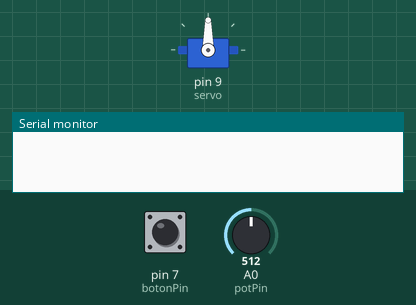
This sketch was run on a simulated Arduino Uno, built with avr-gcc and run on an emulated ATmega328P. Shown: servo, the last lines printed to the serial monitor. The test bench sets the inputs (shaded band); at power-on: pin 7 (botonPin) HIGH, A0 (potPin) = 512.

Above: at 1.2 s.
1.3 s: pin 7 (botonPin) pulled LOW for 0.15 s
3.4 s: A0 (potPin) set to 716
At 4.6 s:
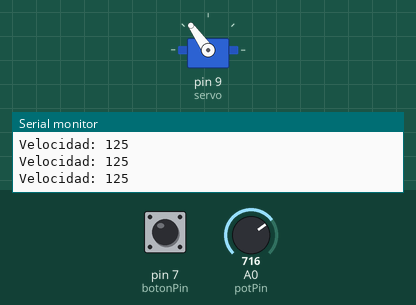
4.9 s: A0 (potPin) set to 900
At 5.7 s:
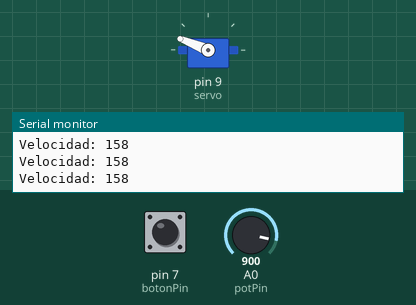
6.4 s: A0 (potPin) set to 1023
At 6.7 s:
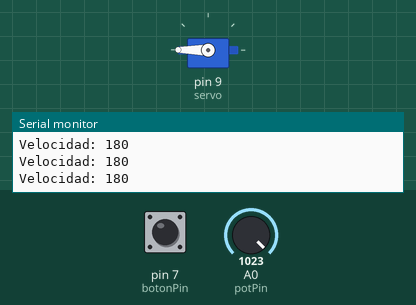
7.9 s: pin 7 (botonPin) pulled LOW for 1 s
At 8.5 s:
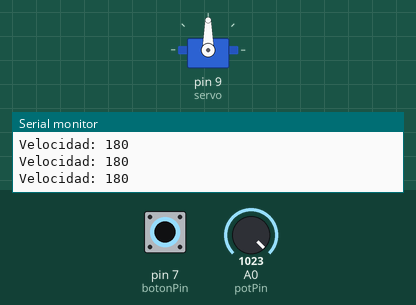
10.4 s: pin 7 (botonPin) pulsed LOW 5 times (0.12 s each, 0.3 s apart)
At 10.75 s:
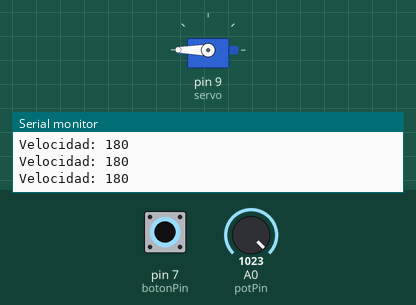
Timing chart, 0 to 13.4 s (numbered marks = the images above; inputs shaded):
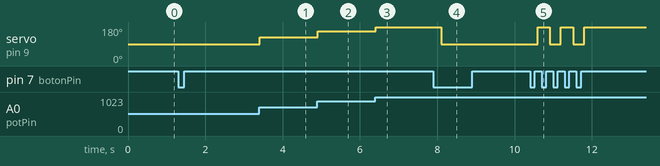

Measured:
- after the input at 3.4 s, servo on pin 9 (servo): 90° → 125° at once
- after the input at 4.9 s, servo on pin 9 (servo): 125° → 158° at once
- after the input at 6.4 s, servo on pin 9 (servo): 158° → 180° at once
- after the input at 7.9 s, servo on pin 9 (servo): 180° → 90° after 0.21 s
- after the input at 10.4 s, servo on pin 9 (servo): alternates 180° for 0.32 s and 90° for 0.28 s, 5 changes in all, then stays 180°, starting after 0.20 s

The sketch:

proyecto-mecanismo.ino
```cpp
#include <Servo.h>

Servo servo;
int botonPin = 7;
int potPin = A0;

bool activo = false;
bool ultimoEstadoBoton = LOW;

void setup() {
  servo.attach(9);
  pinMode(botonPin, INPUT_PULLUP); // pullup interno
  Serial.begin(9600);
}

void loop() {
  bool estadoBoton = !digitalRead(botonPin); // activo con LOW

  if (estadoBoton && !ultimoEstadoBoton) {
    activo = !activo;  // cambia estado al presionar
    delay(200); // anti-rebote
  }
  ultimoEstadoBoton = estadoBoton;

  if (activo) {
    int pot = analogRead(potPin); // 0–1023
    int velocidad = map(pot, 0, 1023, 0, 180); // mapa a señal servo

    // Opcional: limitar a solo una dirección
    if (velocidad < 90) velocidad = 90;

    servo.write(velocidad);
    Serial.print("Velocidad: ");
    Serial.println(velocidad);
  } else {
    servo.write(90); // neutro = detenido
  }
}
```
